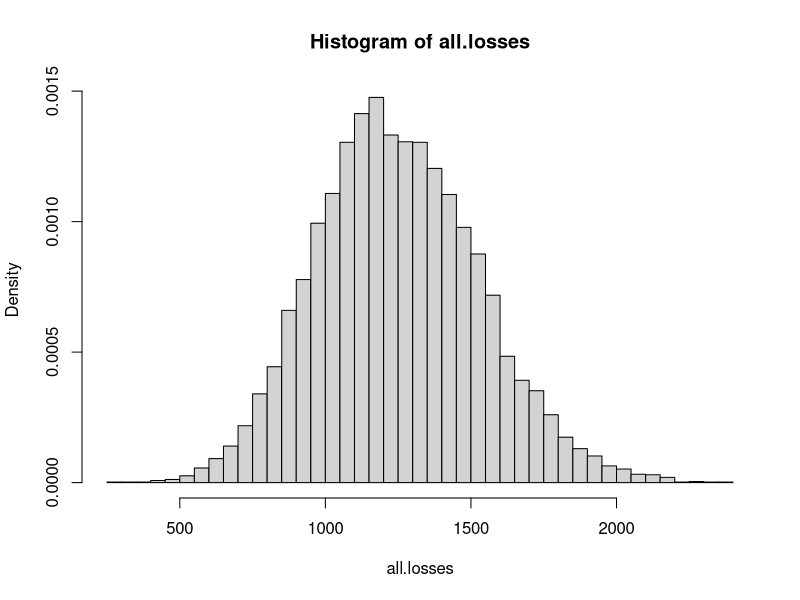
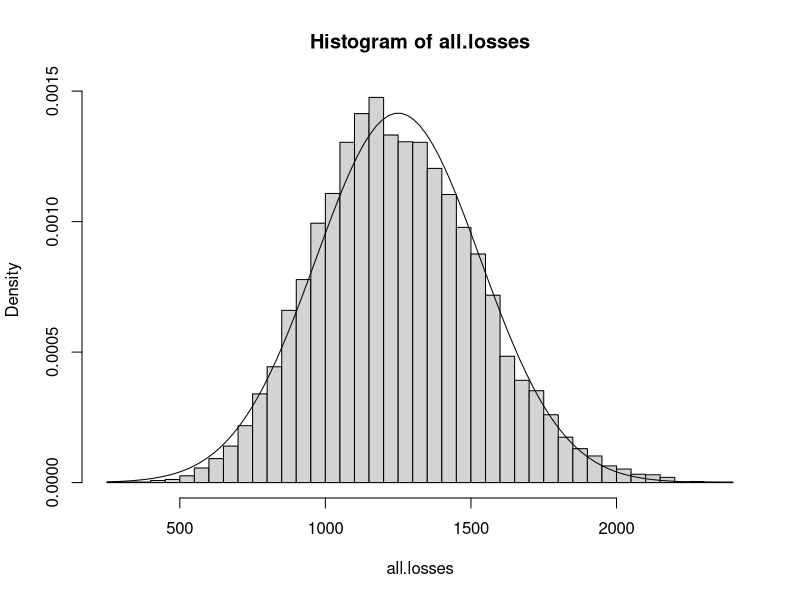
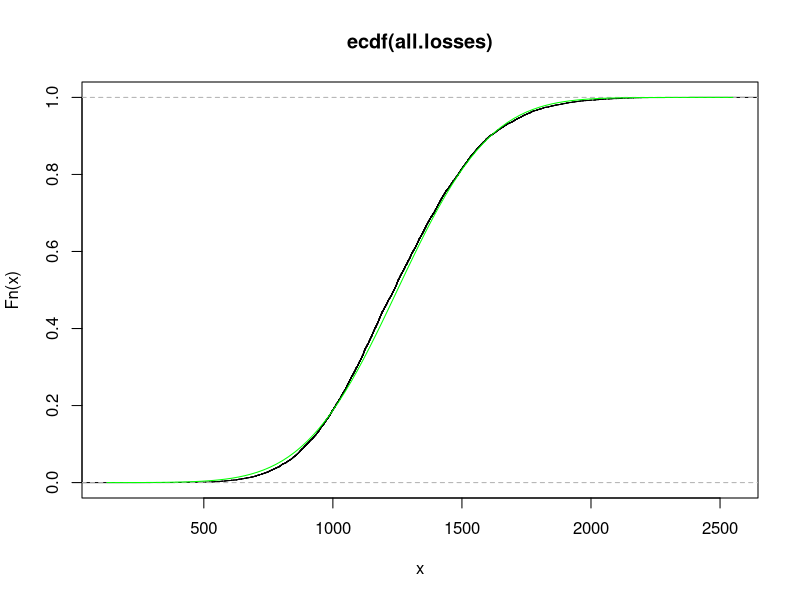
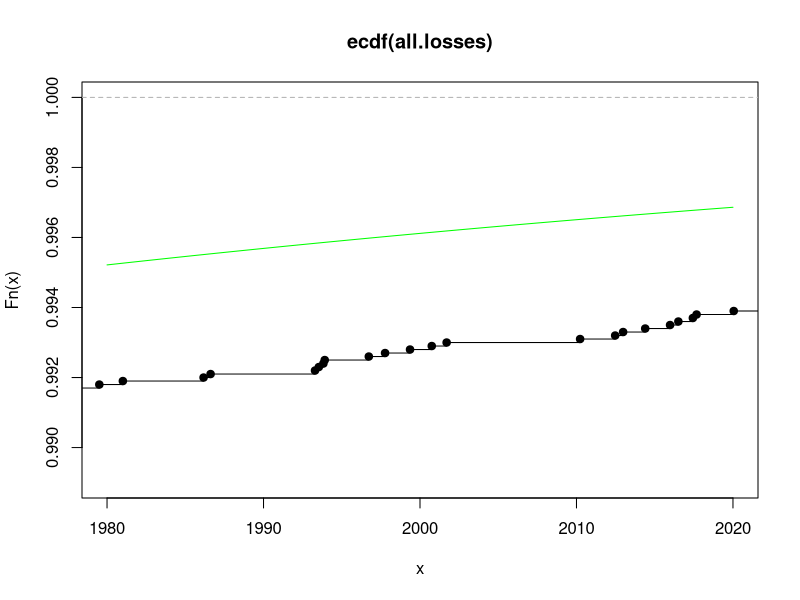

Recreate these plots in R, in order.
## ---- chunk 1
knitr::opts_chunk$set(echo = TRUE)
## ---- chunk 2
lambda=25
min=5
max=95
## ---- chunk 3
n=rpois(1, lambda)
x.s=runif(n, min, max)
s=sum(x.s)
s
## ---- chunk 4
one.loss<-function(){
n=rpois(1, lambda)
x.s=runif(n, min, max)
s=sum(x.s)
return(s)  
}
## ---- chunk 5
nsim=10000
all.losses=replicate(nsim, one.loss())
hist(all.losses, breaks=50, prob=TRUE)
## ---- chunk 6
mu.s=lambda*0.5*(min+max)
mu.s
sd.s=sqrt(lambda*((1/12)*(max-min)^2+(0.5*(min+max))^2))
sd.s
## ---- chunk 7
mean(all.losses)
sd(all.losses)
## ---- chunk 8
hist(all.losses, breaks=50, prob=TRUE)
curve(dnorm(x,mean=mu.s, sd=sd.s), add=TRUE)
## ---- chunk 9
plot(ecdf(all.losses))
curve(pnorm(x,mean=mu.s,sd=sd.s), add=TRUE, col="green")
## ---- chunk 10
#the simulated
sim.prob=mean(all.losses>2000)
sim.prob
#the normal approximation
1-pnorm(2000, mean=mu.s, sd=sd.s)
## ---- chunk 11
plot(ecdf(all.losses), xlim=c(1980,2020), ylim=c(0.989,1))
curve(pnorm(x,mean=mu.s,sd=sd.s), add=TRUE, col="green")
